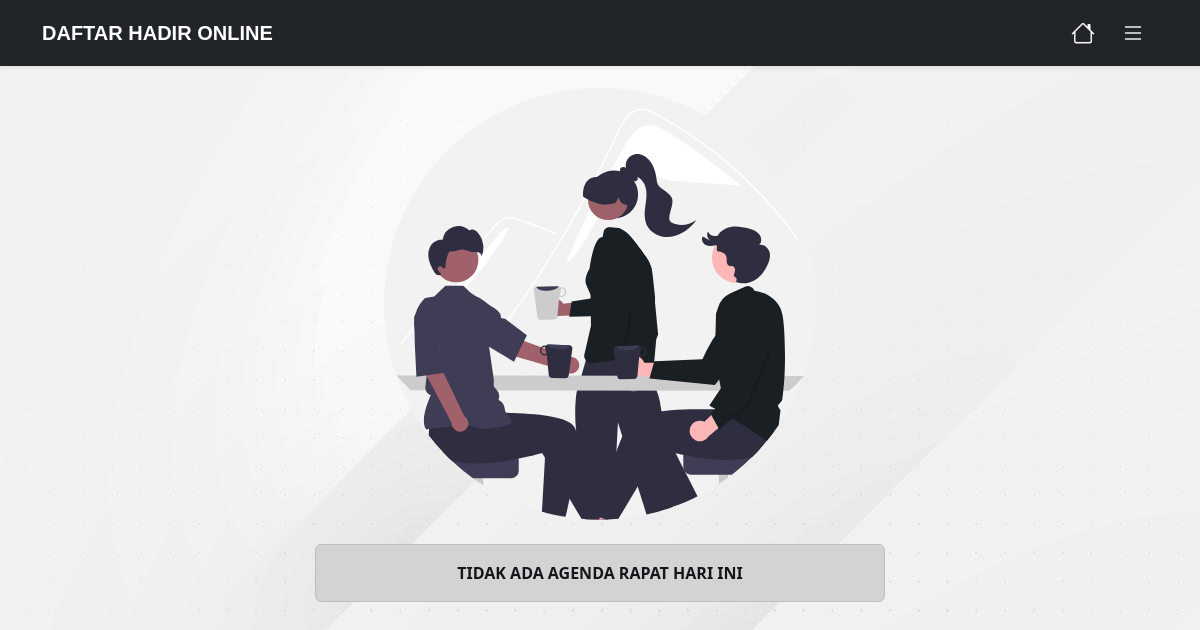
Before: / with the older database file.
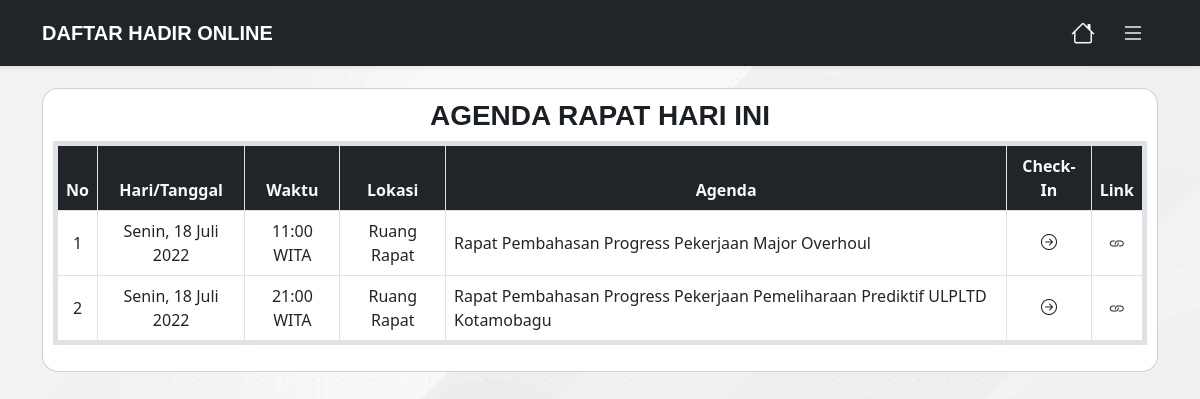
After: the same page with the newer database file.
### app/models/agenda.py (models this page shows, shortened)
class Agenda(db.Model):
    id = db.Column(db.Integer, primary_key=True, autoincrement=True)
    tanggal = db.Column(db.String(50), nullable=False)
    tanggal_real = db.Column(db.String(50), nullable=False)
    waktu = db.Column(db.String(10), nullable=False)
    tempat = db.Column(db.String(80), nullable=False)
    link = db.Column(db.String(250), nullable=True)
    agenda = db.Column(db.String(150), nullable=False)
    user_id = db.Column(db.Integer, db.ForeignKey('user.id'))
    absens = db.relationship('Absen', backref='agenda', cascade="all, delete-orphan")

### app/routes.py (the view, shortened to what this page needs)
@app.route('/', methods=['GET','POST'])
def index():
    today = datetime.now().strftime('%Y-%m-%d')
    rapat_today = Agenda.query.filter_by(tanggal_real=today).all()
    return render_template('pages/home.html', title='Home', today=rapat_today)

### app/templates/pages/home.html (shortened to what this page needs)
{% extends 'layouts/base.html' %}  {% block content %}
<main class="container home">
  {% if today %}
  <div class="row">
    <div class="col-12">
      <div class="card text-center rounded-4">
        <h3 class="fw-bolder">AGENDA RAPAT HARI INI</h3>
        <div class="table-responsive">
          <table class="table table-bordered text-center border border-5">
            <thead class="bg-dark">
              <tr class="text-light">
                <th scope="col">No</th>
                <th scope="col">Hari/Tanggal</th>
                <th scope="col">Waktu</th>
                <th scope="col">Lokasi</th>
                <th scope="col">Agenda</th>
                <th scope="col">Check-In</th>
                <th scope="col">Link</th>
              </tr>
            </thead>
            <tbody>
              {% for td in today %}
              <tr class="align-middle">
                <td>{{loop.index}}</td>
                <td>{{td.tanggal}}</td>
                <td>{{td.waktu}} WITA</td>
                <td>{{td.tempat}}</td>
                <td class="text-start">{{td.agenda}}</td>
                <td>
                  <a href="{{ url_for('input_absen', id=td.id ) }}"><i class="bi-arrow-right-circle"></i></a>
                </td>
                <td>
                  <i class="bi-link" data-bs-toggle="modal" data-bs-target="#modal-link{{td.id}}"></i>
                </td>
              </tr>
              {% endfor %}
            </tbody>
          </table>
        </div>
      </div>
    </div>
  </div>
  {% else %}
  <div class="row d-flex justify-content-center">
    <img src="{{ url_for('static', filename='img/meeting.svg' ) }}" class="img-fluid" alt="" />
  </div>
  <div class="row mt-4 d-flex justify-content-center">
    <div class="alert alert-dark text-center fw-bolder w-50" role="alert">TIDAK ADA AGENDA RAPAT HARI INI</div>
  </div>
  {% endif %}
</main>
{% endblock %}

Changed rows visible on the page:
added Agenda: tanggal "Senin, 18 Juli 2022", waktu "11:00", tempat "Ruang Rapat", agenda "Rapat Pembahasan Progress Pekerjaan Major Overhoul"
added Agenda: tanggal "Senin, 18 Juli 2022", waktu "21:00", tempat "Ruang Rapat", agenda "Rapat Pembahasan Progress Pekerjaan Pemeliharaan Prediktif ULPLTD Kotamobagu"
Other visible differences:
text no longer shown: "TIDAK ADA AGENDA RAPAT HARI INI"
text now shown: "AGENDA RAPAT HARI INI No Hari/Tanggal Waktu Lokasi Agenda Check-In Link"
